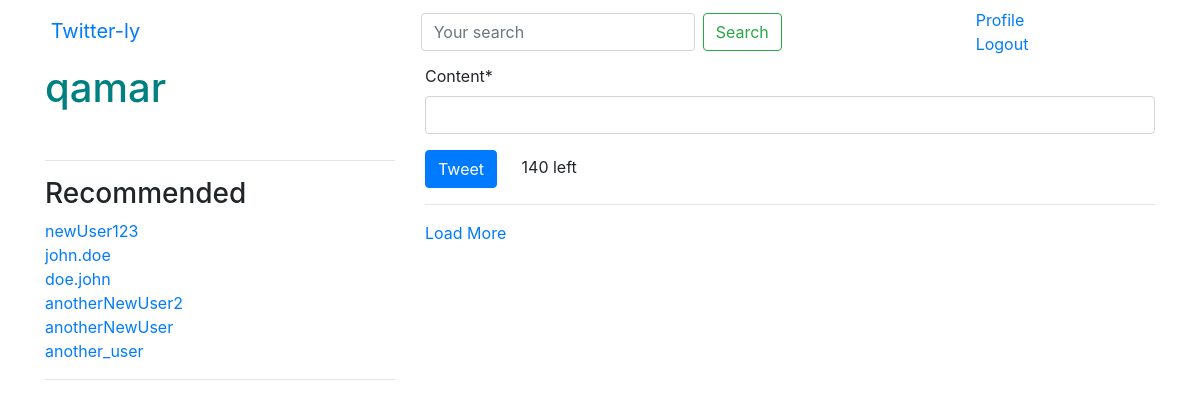
The app's page / (signed in) with its own data.
### accounts/models.py (models this page shows, shortened)
class UserProfile(models.Model):
	user = models.OneToOneField(settings.AUTH_USER_MODEL, related_name='profile', on_delete=models.CASCADE)
	following = models.ManyToManyField(settings.AUTH_USER_MODEL,
		blank=True, related_name='followed_by')
	objects = UserProfileManager()
	def get_following(self):
		users = self.following.all()
		return users.exclude(username=self.user.username)
	def get_absolute_url(self):
		return reverse_lazy("profiles:detail", kwargs={"username":self.user.username})

### tweets/views.py (the view)
# urls.py: path('', TweetListView.as_view(), name='home'),
class TweetListView(LoginRequiredMixin, ListView):
	def get_queryset(self,*args,**kwargs):
		qs = Tweet.objects.all()
		query = self.request.GET.get("q",None)
		if query is not None:
			qs = qs.filter(
				    Q(content__icontains=query) |
				    Q(user__username__icontains=query)
				)
		return qs
	def get_context_data(self,**kwargs):
		context = super().get_context_data(**kwargs)
		context['now'] = timezone.now()
		context['create_form'] = TweetModelForm()
		context['create_url'] = reverse_lazy("tweets:create")
		return context

### tweets/forms.py
class TweetModelForm(forms.ModelForm):
	class Meta:
		model = Tweet
		fields = [
			"content",
		]

### accounts/models.py (called while the page is built)
	def recommended(self, user, limit_to=10):
		profile = user.profile
		following = profile.get_following()
		qs = self.get_queryset().all().exclude(user__in=following).exclude(id=profile.id).order_by("?")[:limit_to]
		return qs

### accounts/templatetags/recommended.py (called while the page is built)
@register.inclusion_tag("accounts/snippets/recommended.html")
def recommended(user):
	if isinstance(user,User):
		qs = UserProfile.objects.recommended(user)
		return {"recommended":qs}

### tweets/models.py (called while the page is built)
	def get_absolute_url(self):
		return reverse_lazy("tweets:detail",kwargs={"pk":self.pk})

### tweets/templates/tweets/tweet_list.html (shortened to what this page needs)
{% extends "base.html" %}
{% load recommended %}
{% block content %}
    <div class = "row justify-content-sm-center">
		<div class = "col-sm-4 col-xs-12">
				<h1 style = "color:teal;">{{ request.user }}</h1><br/>
				<hr/>
				<h3>Recommended</h3>
				{% recommended request.user %}
		</div>
		<div class = "col-sm-8">
			{% if not request.GET.q %}
			<div class="">
				{% include "tweets/form.html" with action_url=create_url form=create_form btn_title="Tweet" form_class="tweet-form" %}
			</div>
		    <hr/>
			{% endif %}
			<a id="load-more" href="#">Load More</a><br/><br/>
		</div>
	</div>
{% endblock content%}

### templates/base.html (shortened to what this page needs)
<!doctype html>
{% load static %}
<html lang="en">
  <head>
    <link href="{% static 'css/bootstrap.min.css' %}" rel="stylesheet">
  </head>
  <body>
    {% include "navbar.html" %}
    <div class="container justify-content-sm-center">
      {% block content %}
      {% endblock content %}
    </div>
    <link href="{% static 'js/bootstrap.min.css' %}" rel="stylesheet">
  </body>
</html>

### templates/navbar.html
<nav class="navbar navbar-default">
  <div class="container">
    <div class="col-sm-4">
    <a class="navbar-brand" href="{% url 'home' %}">Twitter-ly</a>
    <button class="navbar-toggler" type="button" data-toggle="collapse" data-target="#navbarSupportedContent" aria-controls="navbarSupportedContent" aria-expanded="false" aria-label="Toggle navigation">
      <span class="navbar-toggler-icon"></span>
    </button>
    </div>
    <div class="col-sm-6">
      {% include "tweets/search_form.html" %}
    </div>
    <div class="col-sm-2">
    {% if request.user.is_authenticated %}
    <ul class="navbar-nav mr-auto">
          <li><a href="{{ request.user.profile.get_absolute_url }}">Profile</a></li>
          <li><a href="{% url 'logout' %}">Logout</a></li>
    </ul>
    {% else %}
    <ul class="navbar-nav mr-auto">
          <li><a href="{% url 'Register' %}">Sign Up</a></li>
          <li><a href="{% url 'login' %}">Login</a></li>
    </ul>
    {% endif %}
    </div>
  </div><hr/><hr/>
</nav>

### tweets/templates/tweets/search_form.html
<form id="navbar-search-form" class="form-inline my-2 my-lg-0" method="GET" action="{% url 'search' %}">
	<div class="form-group">
		<input class="form-control mr-sm-2" type="text" name="q" placeholder="Your search" value="{{ request.GET.q }}"/>
	</div>
	<input class="btn btn-outline-success my-2 my-sm-0" type="submit" value="Search" />
</form>

### accounts/templates/accounts/snippets/recommended.html
{% for profile in recommended %}
<a href="/{{profile.user.username}}">{{profile.user.username}}</a><br/>
{% endfor %}
<hr/>

### tweets/templates/tweets/form.html
{% load crispy_forms_tags %}
<form {% if form_class %} class="{{ form_class }}" {% endif %} method="POST" action="{%if action_url%}{{action_url}}{%endif%}">{% csrf_token %}
    {{ form|crispy }}
<input class="btn btn-primary" type="submit" value="{{ btn_title }}"/>
</form>

### records on screen
UserProfile: user.username "newUser123"
UserProfile: user.username "john.doe"
UserProfile: user.username "doe.john"
UserProfile: user.username "anotherNewUser2"
UserProfile: user.username "anotherNewUser"
UserProfile: user.username "another_user"

### other values on screen
{{ request.user }} "qamar"
